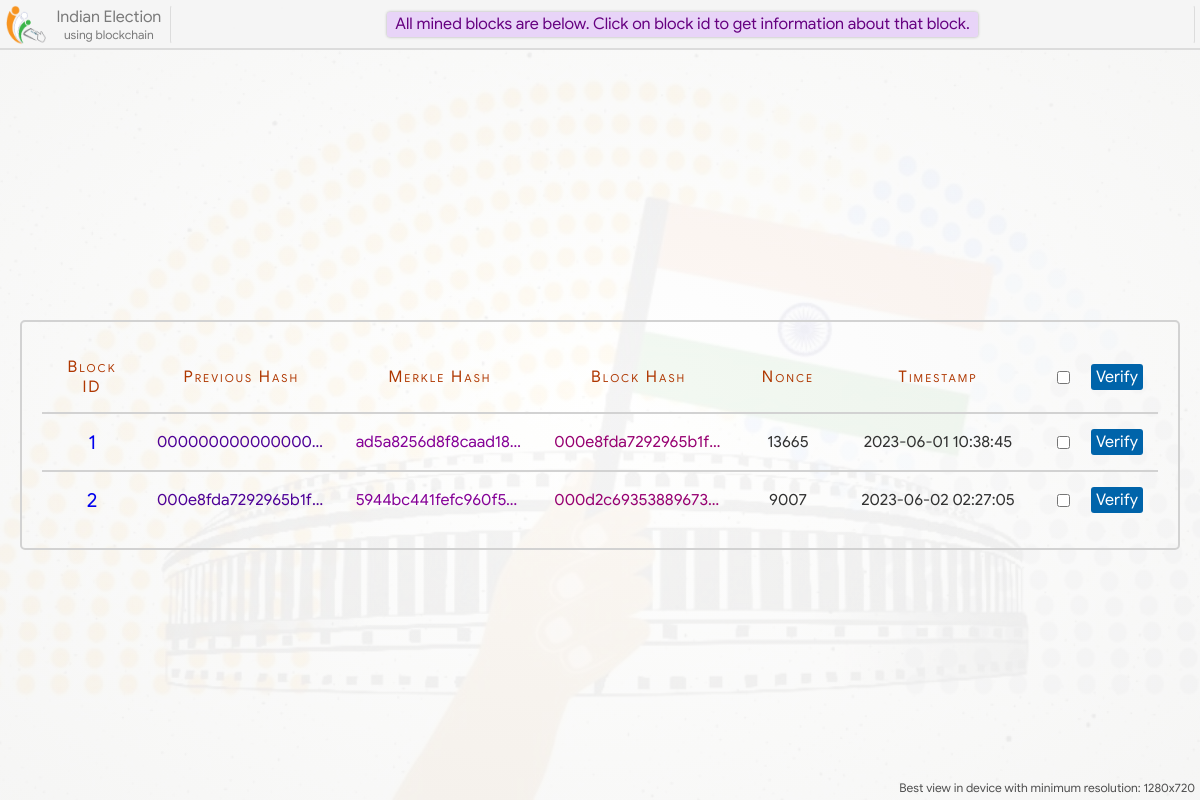
Screenshot of /blockchain/ with the database file from the repository.
### home/models.py (models this page shows)
class Block(models.Model):
    prev_hash = models.CharField(max_length=100, blank=True)
    merkle_hash = models.CharField(max_length=100, blank=True)
    this_hash = models.CharField(max_length=100, blank=True)
    nonce = models.IntegerField(null=True)
    timestamp = models.DateTimeField()

### home/views.py (the view)
# urls.py: path('blockchain/', views.blockchain, name='blockchain'),
def blockchain(request):
    blocks = Block.objects.all()
    return render(request, 'blockchain.html', {'blocks':blocks})

### home/templates/blockchain.html (shortened to what this page needs)
{% extends 'base.html' %}
{% load static %}
{% block head %}
    <link rel="stylesheet" type="text/css" href="{% static 'css/blockchain.css' %}">
{% endblock %}
{% block main_content %}
<div class="blocks">
    <table class="mine-block-result">
        <tr class="table-header">
            <td>Block ID</td>
            <td>Previous Hash</td>
            <td>Merkle Hash</td>
            <td>Block Hash</td>
            <td>Nonce</td>
            <td>Timestamp</td>
            <td> <div class="verify-button" title="Click to verify selected Blocks"> <input type="checkbox" onchange="verifySelect(this)"> <span onclick="verifyBlock(this)">Verify</span> </div> </td>
        </tr>
        {% if blocks %}
        {% for block in blocks %}
        <tr id="{{ block.id }}">
            <td> <a class="block-info-link" href="/block-info/?id={{block.id}}"> {{ block.id }} </a> </td>
            <td title="{{ block.prev_hash }}" style="color: rgb(78, 0, 151);">{{ block.prev_hash }}</td>
            <td title="{{ block.merkle_hash }}" style="color: rgb(133, 0, 151);">{{ block.merkle_hash }}</td>
            <td title="{{ block.this_hash }}" style="color: rgb(151, 0, 113);">{{ block.this_hash }}</td>
            <td>{{ block.nonce }}</td>
            <td>{{ block.timestamp|date:"Y-m-d" }} {{ block.timestamp|time:"H:i:s" }}</td>
            <td> <div class="verify-button" title="Click to verify this Block"> <input type="checkbox" onchange="verifySelect(this)"> <span onclick="verifyBlock(this)">Verify</span> </div> </td>
        </tr>
        {% endfor %}
        {% else %}
        <tr>
            <td colspan="7">No Blocks</td>
        </tr>
        {% endif %}
    </table>
</div>
{% endblock %}

### home/templates/base.html (shortened to what this page needs)
{% load static %}
<!DOCTYPE html>
<html lang="en">
<head>
    <link rel="stylesheet" type="text/css" href="{% static 'css/animations.css' %}">
    <link rel="stylesheet" type="text/css" href="{% static 'css/loading.css' %}">
    <link rel="stylesheet" type="text/css" href="{% static 'css/base.css' %}">
    <link rel="stylesheet" type="text/css" href="{% static 'css/home.css' %}">
    <link rel="stylesheet" type="text/css" href="{% static 'css/candidate-profile.css' %}">
    <link rel="stylesheet" type="text/css" href="{% static 'css/voting.css' %}">
    <link rel="stylesheet" type="text/css" href="{% static 'css/final-status.css' %}">
    {% block head %}{% endblock %}
</head>
<body>
    <div class="gradient"></div>
    <div class="main-content">
        {% block main_content %}{% endblock %}
    </div>
    <div class="header">
            <div class="logo" title="Navigation Bar">
                <img style="height: 40px; width: 40px; margin: auto;" src="{% static 'images/logo.png' %}">
                <div class="logo-text">
                    <span class="logo-text" style="font-size: 16px;">Indian Election</span>
                    <span class="logo-text" style="font-size: 12px;">using blockchain</span>
                </div>
            </div>
            <div class="status-box">
            </div>
    </div>
    <div class="view-msg">Best view in device with minimum resolution: 1280x720</div>
</body>
</html>

### home/static/css/base.css (style rules this page uses)
* { box-sizing: border-box; font-family: calibri; font-size: 20px; }
a { text-decoration: none; }
html, body { display: flex; padding: 0; margin: 0; width: 100%; min-height: 100%; }
body { display: flex; flex-direction: column; background: url('../images/vote-bg.jpg'); background-position: center; background-repeat: no-repeat; background-size: cover; background-attachment: fixed; }
.gradient { position: fixed; top: 0; left: 0; height: 100%; width: 100%; background: radial-gradient(rgba(255,255,255, 0.95), rgba(245,245,245, 0.95)); background-attachment: fixed; z-index: -10; }
.header { position: fixed; top: 0px; left: 0px; height: 50px; padding: 5px; padding-left: 0; display: flex; width: 100%; background: rgb(245, 245, 245, 0.95); border-bottom: 2px solid rgba(0,0,0,0.1); z-index: 7; }
.header > .logo { display: flex; min-width: 170px; width: max-content; padding-right: 3px; cursor: pointer; }
.header > .logo > .logo-text { margin: auto; color: rgba(0,0,0,0.5); margin-left: 5px; display: flex; flex-direction: column; text-align: center; }
.status-box { overflow: hidden; display: flex; flex-direction: column; margin: auto; flex: 1; border: 1px solid rgba(255, 0, 0, 0); border-left: 1px solid rgba(0,0,0,0.1); border-right: 1px solid rgba(0,0,0,0.1); border-radius: 3px; padding: 4px 10px; height: 39px; }
.main-content { display: flex; margin: auto; margin-top: 70px; min-height: calc(100% - 70px); padding: 20px; width: 100%; }
.view-msg { position: fixed; bottom: 5px; right: 5px; font-size: 12px; color: rgb(80, 80, 80); }

### home/static/css/blockchain.css (style rules this page uses)
.blocks { width: 100%; margin: auto; display: flex; padding: 20px; border: 2px solid rgb(210, 210, 210); border-radius: 5px; }
table.mine-block-result { width: 100%; border-collapse: collapse; word-wrap: break-word; table-layout: fixed; }
table.mine-block-result tr { border-bottom: 2px solid rgb(210, 210, 210); }
table.mine-block-result tr:last-child { border-bottom: none; }
table.mine-block-result td { text-align: center; padding: 15px; color: rgb(49, 49, 49); font-size: 16px; }
table.mine-block-result tr td:first-child { width: 100px; }
table.mine-block-result tr td:nth-child(5) { width: 100px; }
table.mine-block-result tr td:nth-child(6) { width: 200px; }
table.mine-block-result tr td:last-child { text-align: right; width: 120px; letter-spacing: 0; font-variant: normal; }
.verify-button { display: flex; justify-content: space-between; align-items: center; }
.verify-button span { padding: 0; margin: 0; font-size: 16px; background: rgba(0, 100, 170); font-weight: bold; padding: 3px 5px; border-radius: 3px; color: white; cursor: pointer; }
table.mine-block-result tr td:nth-child(2), table.mine-block-result tr td:nth-child(3), table.mine-block-result tr td:nth-child(4) { white-space: nowrap; overflow: hidden !important; text-overflow: ellipsis; }
tr.table-header td { color: #af3700; font-size: 16px; letter-spacing: 2px; font-variant: small-caps; }
.block-info-link { padding: 5px 12px; border-radius: 3px; transition: 0.3s; }

### rows the page displays
Block: id "1", prev_hash "000000000000000…", merkle_hash "ad5a8256d8f8caad18…", this_hash "000e8fda7292965b1f…", nonce "13665", timestamp "2023-06-01", timestamp "10:38:45"
Block: id "2", prev_hash "000e8fda7292965b1f…", merkle_hash "5944bc441fefc960f5…", this_hash "000d2c69353889673…", nonce "9007", timestamp "2023-06-02", timestamp "02:27:05"
